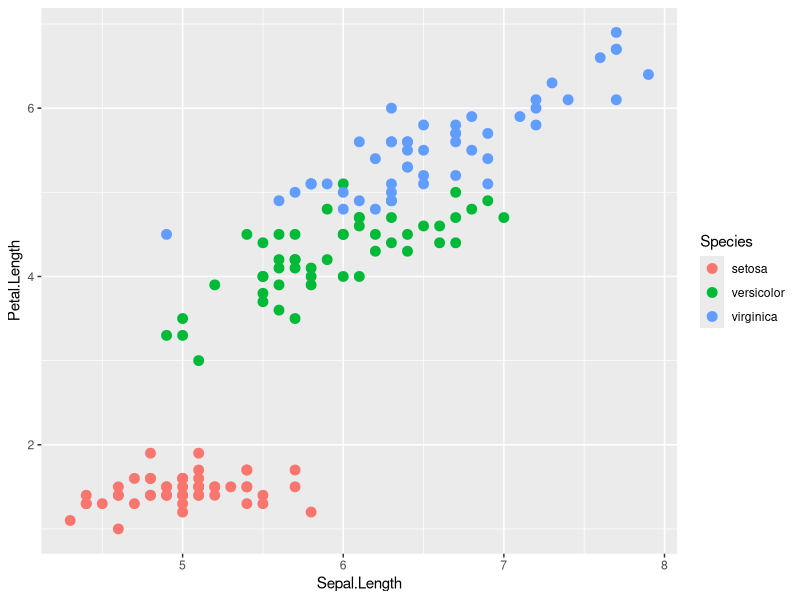
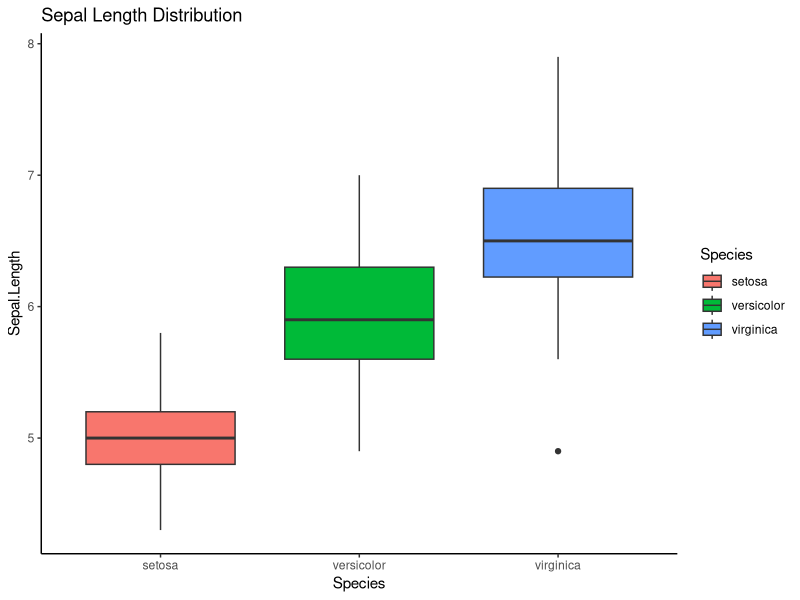

Here is the R script that generated these plots, in order:
# Experiment- 10
# Installing Package 
install.packages("ggplot2") 
# Loading Package 
library(ggplot2)
# Using Package 
library(ggplot2) 
ggplot(iris, aes(x=Sepal.Length, y=Petal.Length, color=Species)) + geom_point(size=3) 
# Display Installed Packages 
installed.packages() 
# Update Packages 
update.packages() 

# (10.1)Install dplyr Package
install.packages("dplyr")
library(dplyr)
packageVersion("dplyr")

# (10.2)Install caret Package
install.packages("caret")
library(caret)
packageVersion("caret")

# (10.3)Explore Package Documentation
library(dplyr)
help(package="dplyr")
?filter
?select
?mutate

# (10.4)Update All Packages
update.packages(ask=FALSE, checkBuilt=TRUE)

# (10.5)Create Visualization using ggplot2
library(ggplot2)
data(iris)
ggplot(iris, aes(x=Species, y=Sepal.Length, fill=Species)) +
  geom_boxplot() +
  ggtitle("Sepal Length Distribution") +
  theme_classic() 
